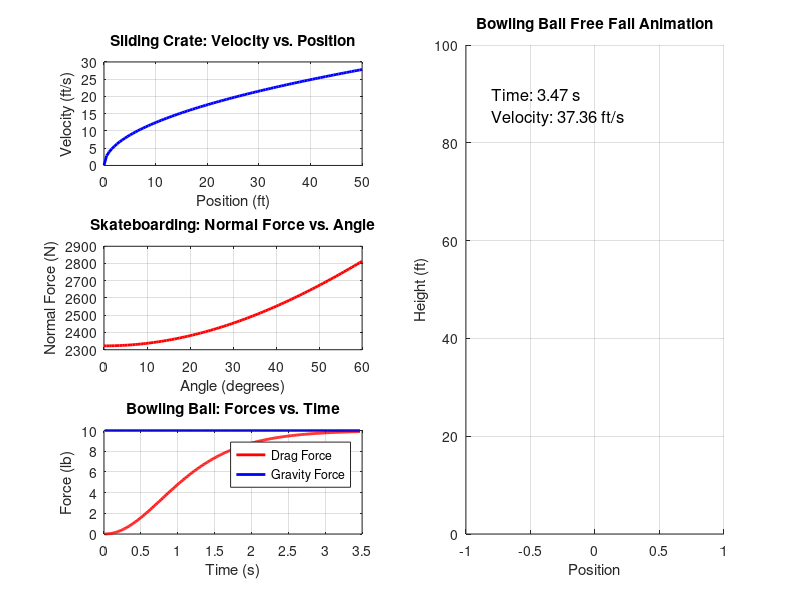

MATLAB code for this plot:
clc; clear; close all;
%=======================================================
% MATLAB HW #2
% Name: Nouh Shaikh
% Date: 2/19/2025
%=======================================================

figure; % Create a figure to hold all subplots

%% Problem 1: Sliding Crate
subplot(3,2,1); % Assign first subplot

% Given Data for the crate
m = 150 / 32.2;  % Convert weight (lb) to mass (slugs)
g = 32.2;         % Acceleration due to gravity (ft/s^2)
theta = 30;       % Angle of the ramp (degrees)
mu_k = 0.3;       % Coefficient of kinetic friction
s = linspace(0, 50, 100); % Position from 0 to 50 ft

% Calculate Forces
W = m * g; % Weight of the crate
N = W * cosd(theta); % Normal force
F_friction = mu_k * N; % Friction force
F_parallel = W * sind(theta); % Force parallel to ramp
F_net = F_parallel - F_friction; % Net force acting on the crate

a = F_net / m; % Acceleration from Newton’s Second Law

% Velocity Calculation using Kinematic Equation (v^2 = u^2 + 2as)
v = sqrt(2 * a * s);

% Display Answer in Command Window
fprintf('Sliding Crate:\nAcceleration = %.2f ft/s^2\n', a);

% Plot Velocity vs Position
plot(s, v, 'b', 'LineWidth', 2);
xlabel('Position (ft)');
ylabel('Velocity (ft/s)');
title('Sliding Crate: Velocity vs. Position');
grid on;

%% Problem 2: Skateboarding in Half-Pipe
subplot(3,2,3); % Assign second subplot

% Given Data
m = 100;    % Mass of skateboarder (kg)
g = 9.81;   % Gravity (m/s^2)
rho = 3;    % Radius of the half-pipe (m)
P = 5;      % Distance from top to bottom (m)
v0 = 1;     % Initial velocity at θ = 0 (m/s)
theta = linspace(0, pi/3, 100); % Range from 0 to 60 degrees in radians

% Velocity Calculation using Energy Conservation
v = sqrt(v0^2 + 2 * g * (P - rho * cos(theta)));

% Normal Force Calculation using Circular Motion Equation
N = m * (v.^2 / rho + g * cos(theta));

% Display Final Velocity in Command Window
fprintf('Skateboarding:\nFinal Velocity at 60 degrees = %.2f m/s\n', v(end));

% Plot Normal Force vs Angle
plot(rad2deg(theta), N, 'r', 'LineWidth', 2);
xlabel('Angle (degrees)');
ylabel('Normal Force (N)');
title('Skateboarding: Normal Force vs. Angle');
grid on;

%% Problem 3: Bowling Ball Free Fall Forces
subplot(3,2,5); % Assign third subplot

% Given Data
d = 8.5 / 12;   % Convert diameter from inches to feet
A = pi * (d/2)^2; % Cross-sectional area (ft^2)
m = 10 / 32.2;  % Convert weight (lb) to mass (slugs)
g = 32.2;       % Gravity (ft/s^2)
Cd = 0.018;     % Drag coefficient
s = 100;        % Initial height (ft)
v = 0;          % Initial velocity

dt = 0.01;      % Time step for integration
t = 0;          % Initial time

% Initialize Arrays to Store Data for Plotting
time = []; % Time values
drag_force = []; % Drag force values
gravity_force = []; % Gravity force values
position = []; % Position values

% Simulation Loop - Euler Integration
while s > 0
    F_gravity = m * g; % Constant gravitational force
    F_drag = Cd * A * v^2; % Drag force (depends on velocity)
    a = (F_gravity - F_drag) / m; % Net acceleration
    
    % Update velocity and position using Euler integration
    v = v + a * dt;
    s = s - v * dt;
    t = t + dt;
    
    % Store values for plotting
    time = [time, t];
    drag_force = [drag_force, F_drag];
    gravity_force = [gravity_force, F_gravity];
    position = [position, s];
end

% Display Final Velocity and Time in Command Window
fprintf('Bowling Ball:\nFinal Velocity = %.2f ft/s\nTime to Fall = %.2f s\n', v, t);

% Plot Drag Force and Gravity Force over Time
plot(time, drag_force, 'r', 'LineWidth', 2);
hold on;
plot(time, gravity_force, 'b', 'LineWidth', 2);
hold off;
xlabel('Time (s)'); ylabel('Force (lb)');
title('Bowling Ball: Forces vs. Time');
legend('Drag Force', 'Gravity Force');
grid on;

%% Animation with Graph in Same Figure
subplot(3,2,[2,4,6]); % Assign animation subplot
axis([-1 1 0 100]); % Set plot limits
grid on;
xlabel('Position'); ylabel('Height (ft)');
title('Bowling Ball Free Fall Animation');
hold on;

% Animation Loop for Falling Ball
for index = 1:length(position)
    cla; % Clear previous frame
    plot(0, position(index), 'bo', 'MarkerSize', 15, 'MarkerFaceColor', 'b'); % Plot ball
    ylim([0 100]);
    xlim([-1 1]);
    
    % Display Time and Velocity as Text on Plot
    text(-0.8, 90, sprintf('Time: %.2f s', time(index)), 'FontSize', 12);
    text(-0.8, 85, sprintf('Velocity: %.2f ft/s', v), 'FontSize', 12);
    drawnow; % Update plot to create animation effect
end
